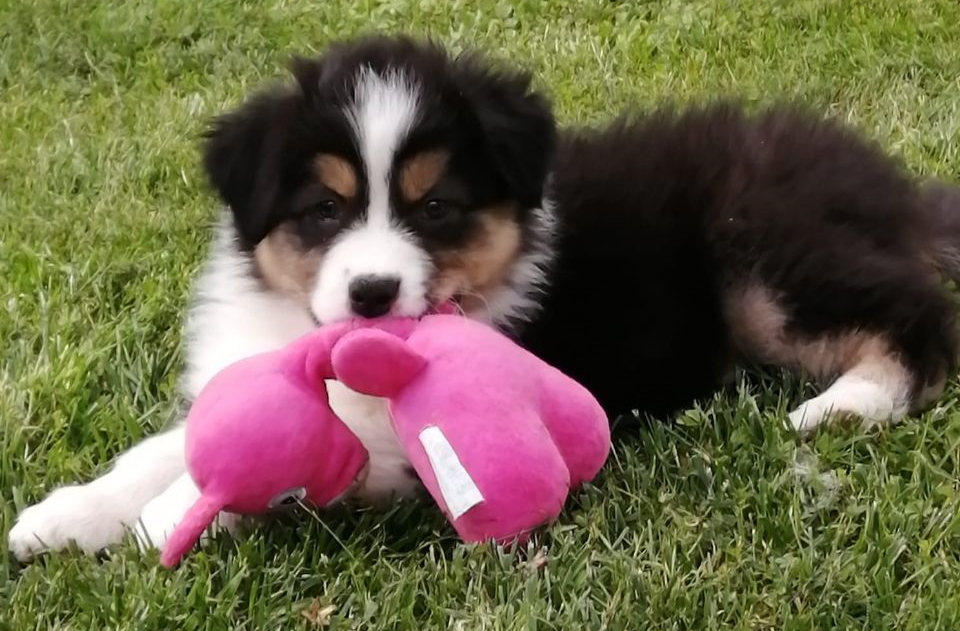
%> input picture Assignment5/beautifuldog.jpg, 960 x 631 px
$ octave esercizio1.m   (GNU Octave 9; MATLAB toolbox functions it lacks are replaced by stand-ins)
%> lines starting %> are read from the running program, lines starting %| are printed output that depends on the picture
%% WORKING WITH YCbCr

img = imread("beautifuldog.jpg");
%> img is the input picture: size 631x960x3 uint8; mean R, G, B 107.8, 97.4, 72.5
ydog = rgb2ycbcr(img);
%> ydog: size 631x960x3 uint8; mean of channels 1, 2, 3 99.9, 115.5, 134.3

figure
counter = 1;
str = {'Y', 'hist Y', 'Cb', 'hist Cb', 'Cr', 'hist Cr'};

for i=1:3
%> this loop made 3 passes; what is shown inside it comes from the first
    subplot(3,2,counter), imshow(ydog(:,:,i)), title(str{counter})
%> after `imshow(ydog(:,:,i))`:
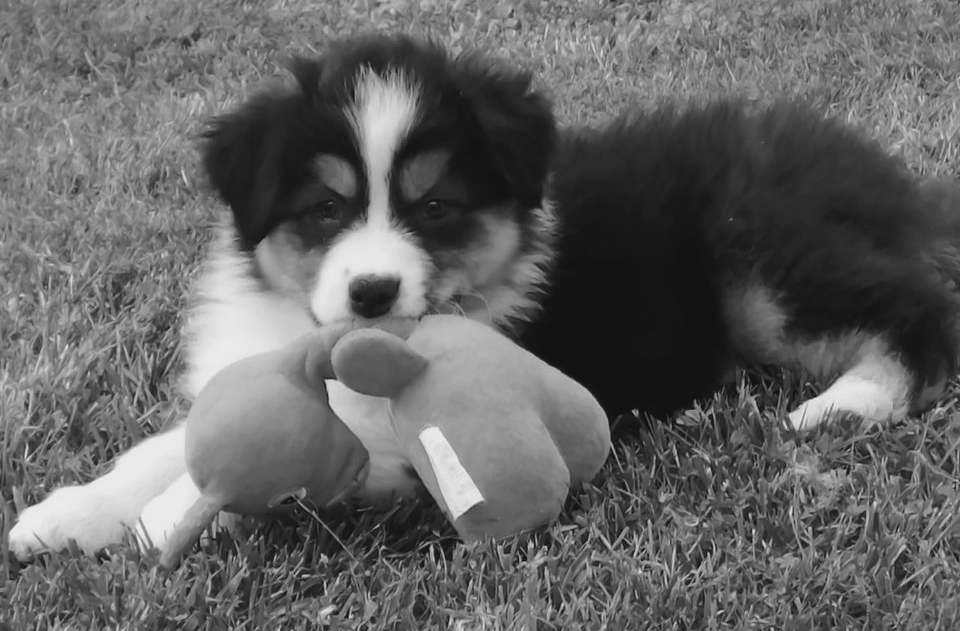
%> displayed picture: size 631x960, on the screen's scale of 0 to 255; min 16, max 235, mean 99.9
    counter = counter + 1;
    subplot(3,2,counter), imhist(ydog(:,:,i)), title(str{counter})
%> after `title(str{counter})`:
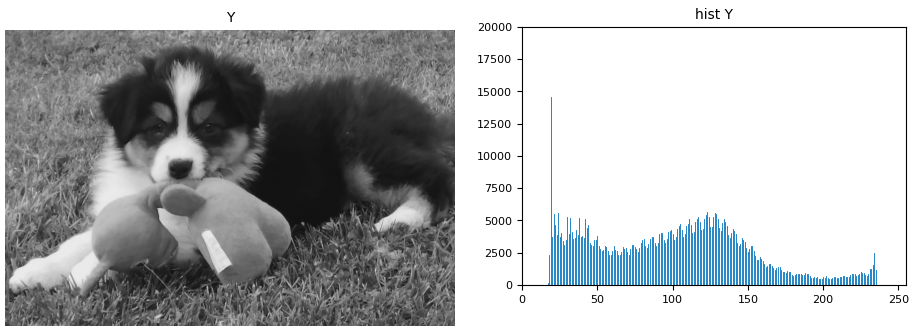
%> figure redrawn from the program's plot data, 2 panels
    counter = counter + 1;
end
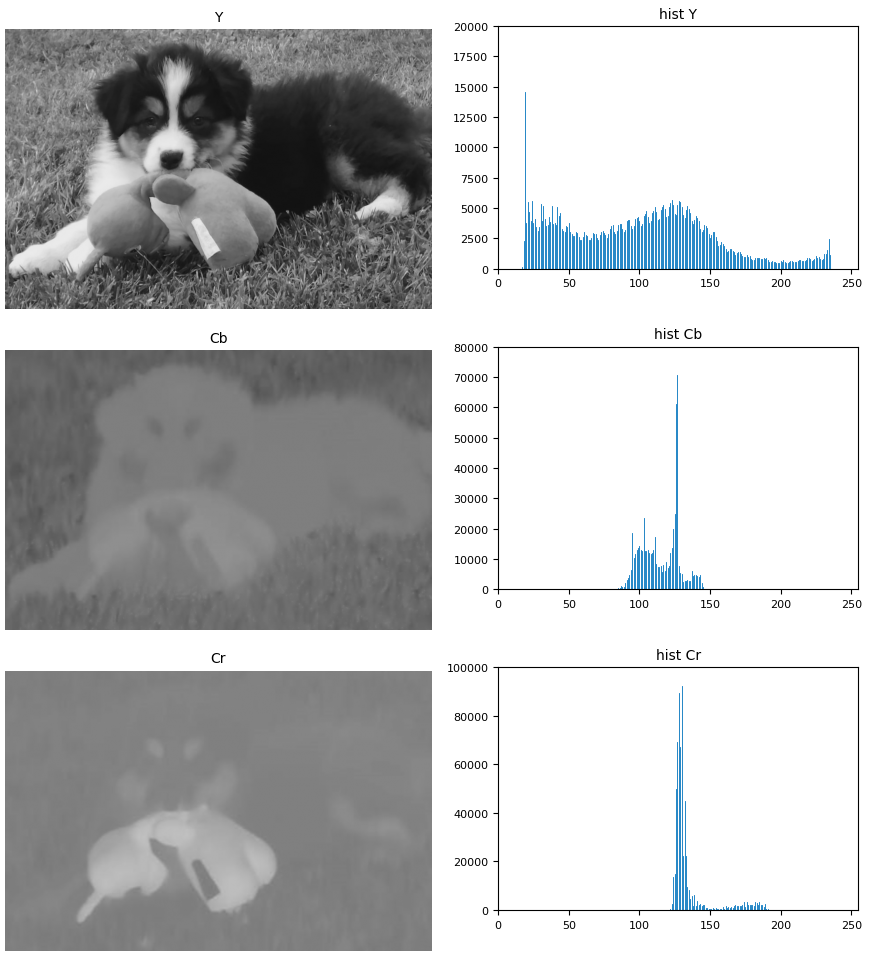
%> figure redrawn from the program's plot data, 6 panels

[min(ydog(:,:,1), [], "all"), min(ydog(:,:,2), [], "all"), min(ydog(:,:,3), [], "all")]
%> ans = [16 80 120]
[max(ydog(:,:,1), [], "all"), max(ydog(:,:,2), [], "all"), max(ydog(:,:,3), [], "all")]
%> ans = [235 147 193]
